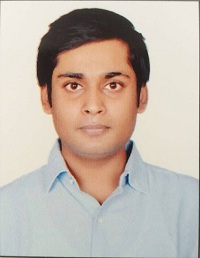
#> input picture NewBoston/PillowImages/myface1.jpg, 200 x 258 px
$ python pillowbreakimagestochannels.py
#> lines starting #> are read from the running program, lines starting #| are printed output that depends on the picture
from PIL import Image

img = Image.open("myface1.jpg")
#> img is the input picture: PIL image 200x258 RGB; mean R, G, B 194.1, 182.3, 171.6
print(img.mode)
#| RGB
r, g, b = img.split()
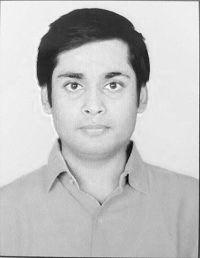
#> r: PIL image 200x258 L; min 6, max 255, mean 194.1
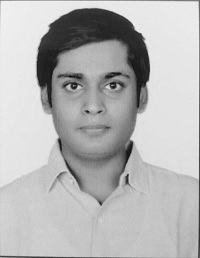
#> g: PIL image 200x258 L; min 13, max 247, mean 182.3
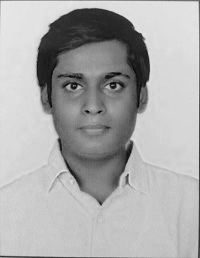
#> b: PIL image 200x258 L; min 0, max 238, mean 171.6

r.show()
g.show()
b.show()
